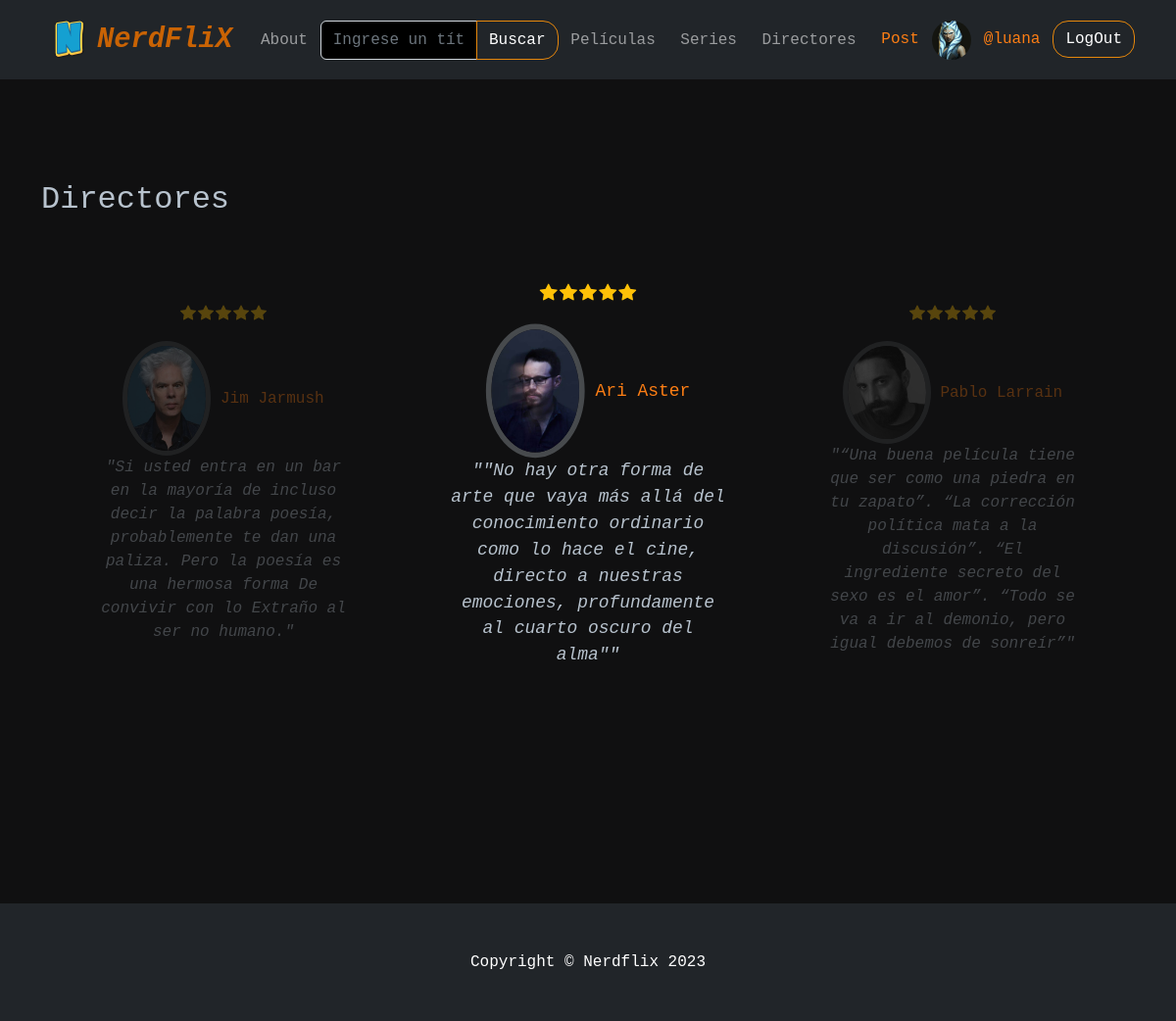
Screenshot of /directores/ (signed in) with the database file from the repository.
### AppCoder/models.py (models this page shows, shortened)
class Perfil(models.Model):
    user =models.OneToOneField(User,on_delete=models.CASCADE)
    avatar=models.ImageField(null=True,blank=True)
    imagen=models.ImageField(null=True,blank=True)
    bio=models.TextField(null=True,blank=True)
    fecha_nac = models.DateField(null=True,blank=True,verbose_name='Fecha de nacimiento')
    ciudad=models.CharField(max_length=200,null=True,blank=True)
    pais=models.CharField(max_length=200,null=True,blank=True)
    web=models.URLField(max_length=200,null=True,blank=True)
    redes=models.URLField(max_length=200,null=True,blank=True)

class Directores(models.Model):
    nombre =models.CharField(max_length=50)
    apellido=models.CharField(max_length=50)
    slug = models.SlugField(unique=True,null=True)
    biografia= models.TextField(blank=True,null=True)
    imagen= models.ImageField(null=True)
    filmografia=models.ManyToManyField('Peliculas',blank=True)
    citas=models.CharField(max_length=300,null=True)

### AppCoder/views.py (the view)
# urls.py: path('directores/', directores,name='directores'),
def directores(request):
     directores = Directores.objects.all()
     series= Series.objects.all()
     peliculas= Peliculas.objects.all()
     context= {
         'series' : series,
         'directores': directores,
         'peliculas' : peliculas,
         }
     return render(request,"AppCoder/directores.html",context=context)

### AppCoder/context_processors.py (called while the page is built)
def generos_contexto(request):
    generos=Generos.objects.all()
    return {
        'generos':generos
    }

### AppCoder/templates/AppCoder/directores.html (shortened to what this page needs)
{% extends "Base.html" %}
{% load static %}
{% block contenidoQueCambia %}
<br>
        <section id="testimonials" class="testimonials">
          <div class="container">
            <div class="section-header">
              <h2>Directores</h2>
            </div>
            <div class="slides-3 swiper">
              <div class="swiper-wrapper">
                {% for director in directores %}
                <div class="swiper-slide">
                  <div class="testimonial-item">
                    <div class="stars">
                      <i class="bi bi-star-fill"></i><i class="bi bi-star-fill"></i><i class="bi bi-star-fill"></i><i class="bi bi-star-fill"></i><i class="bi bi-star-fill"></i>
                    </div>
                    <div class="profile mt">
                      <img src="{{ director.imagen.url }}" class="testimonial-img" alt="">
                      <a href="{% url 'directores_detalle' director.slug %}">{{ director.nombre }} {{ director.apellido }}</a>
                    </div>
                    <p>
                      "{{director.citas}}"
                    </p>
                  </div>
                </div>
                {% endfor %}
        </section>
        <br>
        <br>
        <br>
        <br>
{% endblock %}

### AppCoder/templates/navbar.html (shortened to what this page needs)
{% load static %}
 <nav class="navbar navbar-expand-lg navbar-dark bg-dark">
    <div class="container">
        <img id="logo" src="{% static 'AppCoder/IMG/pngwing.com.png' %}" >
        <a class="navbar-brand" href="{% url 'inicio' %}"><i><b>NerdFliX</b></i> </a>
        <div class="collapse navbar-collapse" id="navbarSupportedContent">
            <ul class="navbar-nav ms-auto mb-2 mb-lg-0">
                <li class="nav-item"><a class="nav-link" href="{% url 'about' %}">About</a></li>
                 <form class="input-group" action="{% url 'busqueda' %}" method="get">
                        <input name = "titulo" class="form-control" type="text" placeholder="Ingrese un título..." aria-label="Enter search term..." aria-describedby="button-search" />
                        <button class="btn btn-primary" id="button-search" type="submit">Buscar</button>
                    </form>
                <li class="nav-item"><a class="nav-link" href="{% url 'peliculas' %}">Películas</a></li>
                <li class="nav-item"><a class="nav-link" href="{% url 'series' %}">Series</a></li>
                <li class="nav-item"><a class="nav-link" href="{% url 'directores' %}">Directores</a></li>
                <li class="nav-item dropdown">
                    <button class="btn btn-dark dropdown" data-bs-toggle="dropdown" aria-expanded="false">
                    Post
                    </button>
                </li>
                {% if request.user.is_authenticated %}
                {% if request.user.perfil.avatar %}
                    <img class="rounded-circle"  height="40px" width="40px"  src={{request.user.perfil.avatar.url}}   alt="..." />
                    {%endif%}
                        <li class="nav-item dropdown">
                    <button class="btn btn-dark dropdown" data-bs-toggle="dropdown" aria-expanded="false">
                     @{{request.user}}
                    </button>
                    </li>
                    <li class="nav-item"><a class="btn btn-primary" href="{% url 'logout' %}">LogOut</a></li>
                {% else %}
                    <li class="nav-item"><a class="btn btn-primary" href="{% url 'login' %}">LogIN</a></li>
                {% endif%}
            </ul>
        </div>
    </div>
</nav>

### rows the page displays
Directores: imagen (picture), nombre "Jim", apellido "Jarmush", citas "Si usted entra en un bar en la mayoría de incluso decir la palabra poesía, probablemente te dan una paliza. Pero la poesía es una hermosa forma De convivir con lo Extraño al ser no humano."
Directores: imagen (picture), nombre "Ari", apellido "Aster", citas "\"No hay otra forma de arte que vaya más allá del conocimiento ordinario como lo hace el cine, directo a nuestras emociones, profundamente al cuarto oscuro del alma\""
Directores: imagen (picture), nombre "Pablo", apellido "Larrain", citas "“Una buena película tiene que ser como una piedra en tu zapato”. “La corrección política mata a la discusión”. “El ingrediente secreto del sexo es el amor”. “Todo se va a ir al demonio, pero igual debemos de sonreír”"

### other values shown
{{ request.user }} "luana"
